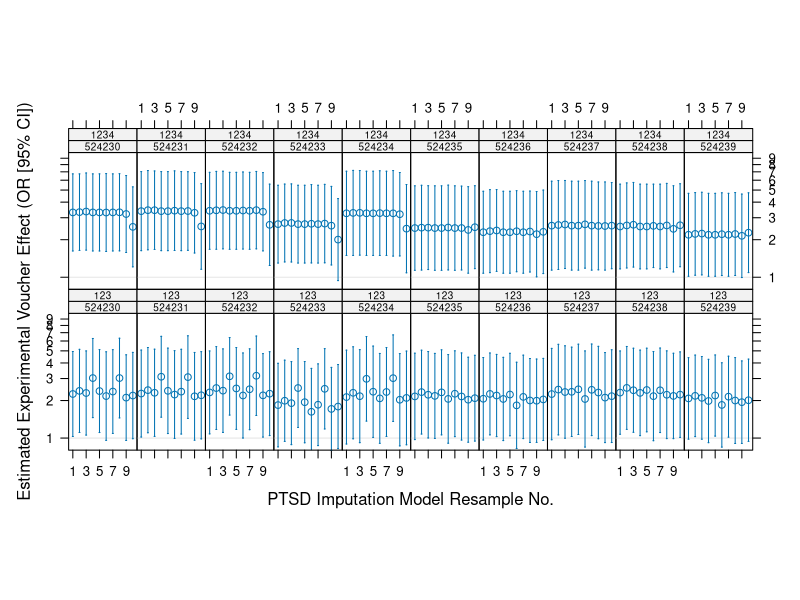
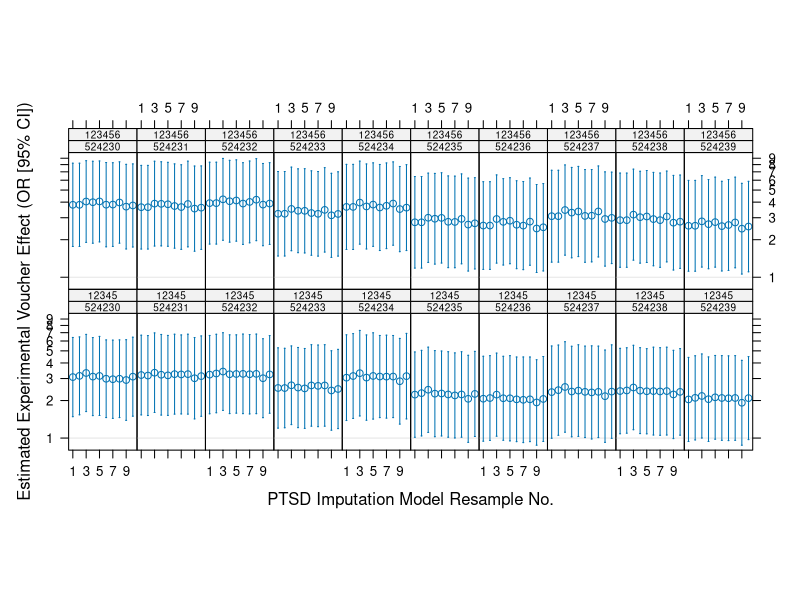
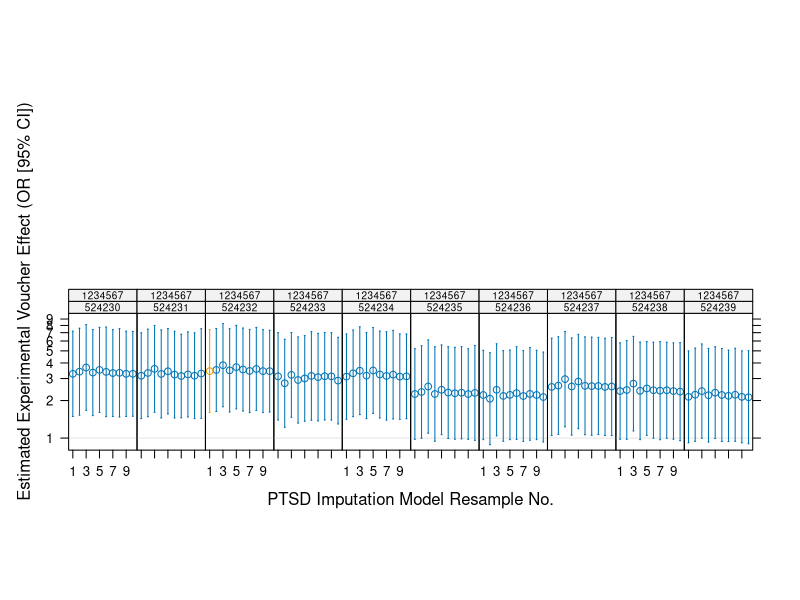

Generate these figures, in order, with R: (Note: this script raises an error after producing the figures.)
## Graphical descriptions of MTO bootstrap analyses

library(rms)
library(lattice)

orci <- read.delim("orci.tab")

## 1. Convert mi_seed and pr_seed to *factors*
orci <- upData(orci
             , pr_seed = factor(pr_seed)
             , mi_seed = factor(mi_seed)
               )

## 2. Subset to select just the integer imods 1..10 into 'orci',
##    and the alt-specification results into 'alt.orci'
alt.orci <- subset(orci, !(imod %in% as.character(0:10)) & voucher=='RA_GRP_EXP')
orci <- subset(orci, imod %in% as.character(1:10) & voucher=='RA_GRP_EXP')

## 2. Convert imod back to integer in 'orci', and introduce
##    suitable 'JAMA repro' indicators in each subset:
orci <- upData(orci
             , imod = as.integer(as.character(imod))
             , jama = pr_seed==1234567 & mi_seed==524232 & imod==1
               )

alt.orci <- upData(alt.orci
                 , jama = (pr_seed==1234567 & mi_seed==524232 & imod=='A1R1S99')
                   )

## 2. Plot imod-bootstrapped OR, CI by pr_seed, mi_seed
p <- xYplot(Cbind(log_or, log_lowor, log_upor) ~ imod | mi_seed * pr_seed, group=jama,
            data=orci, layout=c(10,2), aspect=2.0, ylim=log(c(0.8,10)),
            ylab="Estimated Experimental Voucher Effect (OR [95% CI])",
            xlab="PTSD Imputation Model Resample No.",
            scales=list(
                x=list(
                    at=c(1,3,5,7,9)
                ),
                y=list(
                    at=log(1:9),
                    labels=as.character(1:9)
                )
            ),
            par.strip.text=list(cex=0.6),
            panel=function(...){
                panel.refline(h=0.0)
                panel.xYplot(...)
            })

pdf("bootstrap.pdf")
print(p)
dev.off()

q <- dotplot(Cbind(log_or, log_lowor, log_upor) ~ imod | mi_seed * pr_seed, group=jama,
             data=alt.orci,
             ##layout=c(10,2),
             ##aspect=2.0,
             ylim=log(c(0.8,10)),
             ylab="Estimated Experimental Voucher Effect (OR [95% CI])",
             xlab="PTSD Imputation Model Specification",
             scales=list(
                 x=list(rot=60),
                 y=list(
                     at=log(1:9),
                     labels=as.character(1:9)
                 )
             ),
             par.strip.text=list(cex=0.6),
             panel=function(...){
                 panel.refline(h=0.0)
                 panel.xYplot(...)
             })

pdf("alt-bootstrap.pdf")
print(q)
dev.off()
